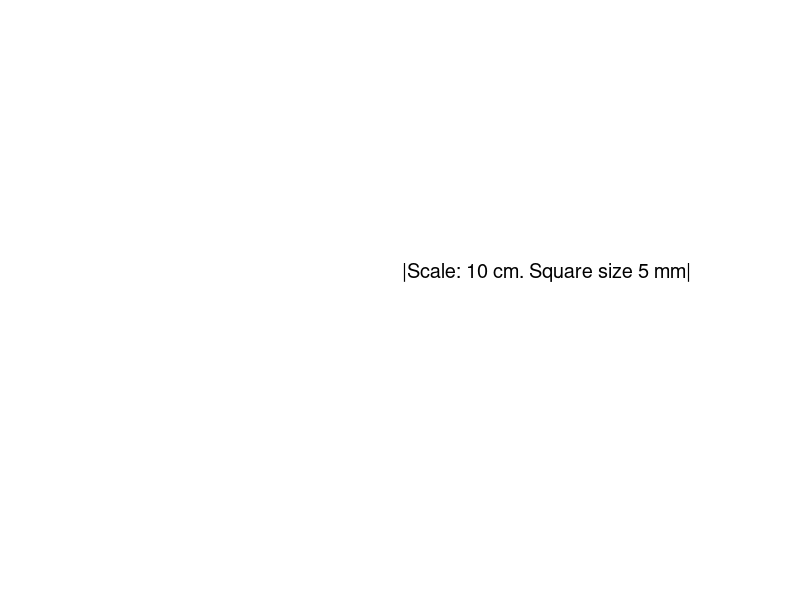

This chart was generated by the following MATLAB code: (Note: this script raises an error after producing the figure.)
% This script will generate a checkered target in a white background
% mesure MTF, by adjusting focus one could find the optimal focus position

%% Inputs

% Pixel size of the output image
pixel_size = 0.25; %mm

% Checkered pattern
box_size = 5; %mm
n_boxes_x = 6;
n_boxes_y = 5;

% Scale Bar
scalebar_size = 100; %mm

% Target size
target_size = 250; % mm

%% Generate coordinats and grating
x = (-target_size/2):pixel_size:(target_size/2); % mm
y = x;
[xx,yy] = meshgrid(x,y);

% Generate base image
im = zeros(size(xx),'uint8')+255;

%% Generate checkered
cbox_size_pixels = box_size/pixel_size;

im_checkered = checkerboard(cbox_size_pixels,n_boxes_y,n_boxes_x);
im_checkered = im_checkered(1:(end/2),1:(end/2));
im_checkered = im_checkered*254+1;

i_ch_start = round(size(im,1)/2-size(im_checkered,1)/2);
j_ch_start = round(size(im,2)/2-size(im_checkered,2)/2);
i_ch_end = i_ch_start + size(im_checkered,1) -1;
j_ch_end = j_ch_start + size(im_checkered,2) -1;

im(i_ch_start:i_ch_end,j_ch_start:j_ch_end) = uint8(im_checkered);
    

%% Draw scalebar

im_checkered = checkerboard(cbox_size_pixels,2,scalebar_size/box_size);
im_checkered = im_checkered(1:(end/2),1:(end/2));
im_checkered = im_checkered*254+1;

i_sb_start = round(i_ch_end+3*size(im_checkered,1));
j_sb_start = round(size(im,2)/2-size(im_checkered,2)/2);
i_sb_end = i_sb_start + size(im_checkered,1) -1;
j_sb_end = j_sb_start + size(im_checkered,2) -1;

im(i_sb_start:i_sb_end,j_sb_start:j_sb_end) = 1; % uint8(im_checkered);

%% Write the text in a figure, and capture it
my_text = sprintf('Scale: %.0f cm. Square size %.0f mm',scalebar_size/10,box_size);
f=figure(22);
text('units','pixels','position',[20 20],'fontunits','pixels', ...
	'fontsize',20,'string',['|' my_text '|']);
axis off
text_im = getframe(gca); 
text_im = text_im.cdata;
close(f)
text_im(text_im==240) = 255;
text_im = rgb2gray(text_im);

text_im(all(text_im>5,2),:) = [];
strip = text_im(1,:);
i_start = find(strip ~= 255,1,'first')+3;
i_end = find(strip ~= 255,1,'last')-3;
text_im = text_im(:,i_start:i_end);

%% Add the text to the figure
x_index_start = round(length(x)/2-size(text_im,2)/2);
x_index_end   = x_index_start+size(text_im,2)-1;

y_index_start = i_sb_end+10;
y_index_end   = y_index_start+size(text_im,1)-1;

im(y_index_start:y_index_end,x_index_start:x_index_end) = text_im;

%% Save
imshow(im);
fn = sprintf('distortion_calibration_target_%.0fum_per_pixel.png',...
    pixel_size*1000);
imwrite(im,fn);

ppi = 25.4/pixel_size;
fprintf('Required Screen Resolution: %.0f ppi\n',ppi);